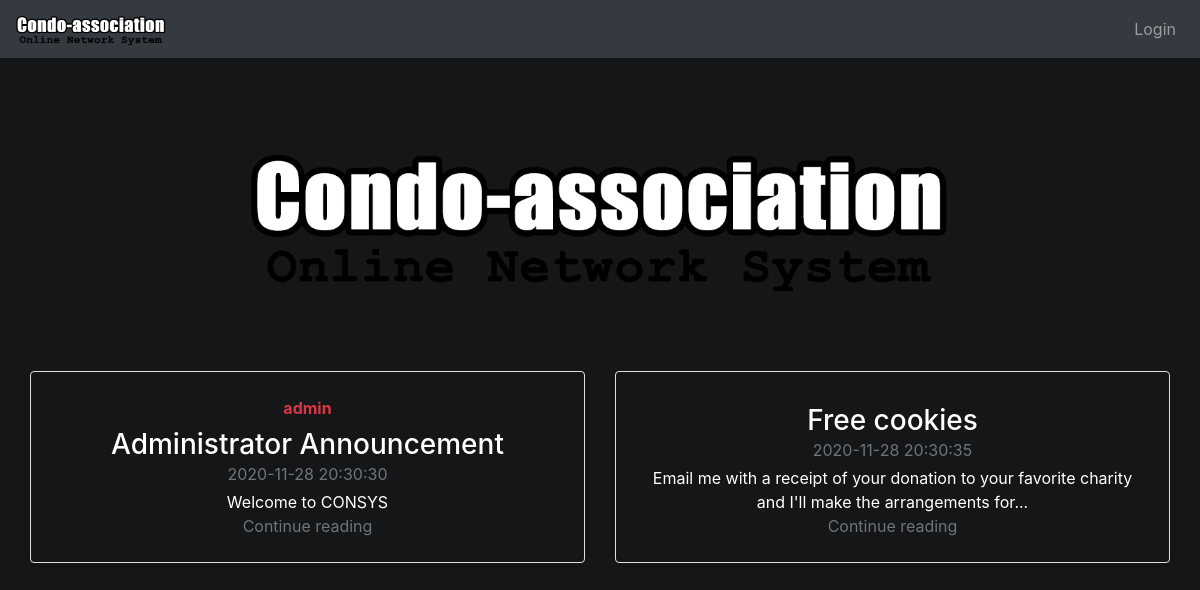
The page / on the database its author committed.
### tables this page shows
CREATE TABLE `posts` (
  `post_id` INT NOT NULL AUTO_INCREMENT,
  `user_id` INT NOT NULL,
  `post_date` DATETIME NOT NULL,
  `view_permission` VARCHAR(45) DEFAULT "public",
  `title` VARCHAR(45),
  `content` VARCHAR(1000),
  `image_id` VARCHAR(45) DEFAULT "none",  
  `is_announcement` INT(1) DEFAULT 0,  
  PRIMARY KEY (`post_id`),
  FOREIGN KEY (`user_id`) REFERENCES condo_owners(`user_id`) ON DELETE CASCADE
);

CREATE TABLE `condo_owners` (
  `user_id` INT NOT NULL AUTO_INCREMENT,
  `name` VARCHAR(45) NOT NULL,
  `email` VARCHAR(45) NOT NULL,
  `password` VARCHAR(255) NOT NULL, 
  `primary_address` VARCHAR(45) NOT NULL,
  `privilege` VARCHAR(45) NOT NULL,
  PRIMARY KEY (`user_id`)
);

### includes/config_inc.php (called while the page is built, shortened)
<?php
    $home_url = "index.php";
    $login_url = "login.php";
    $active_page = substr($_SERVER["SCRIPT_NAME"],strrpos($_SERVER["SCRIPT_NAME"],"/")+1);

### functions_inc.php (called while the page is built, shortened)
<?php
function fetch_user_by_id($conn, $uid) {
    $sql = "SELECT * FROM condo_owners WHERE user_id = ?;";
    $stmt = mysqli_stmt_init($conn);
    if(!mysqli_stmt_prepare($stmt, $sql)) {
        header("location: ../index.php?error=stmterror");
        exit();
    }
    mysqli_stmt_bind_param($stmt, "i", $uid);
    mysqli_stmt_execute($stmt);
    $query_result = mysqli_stmt_get_result($stmt);
    if ($row = mysqli_fetch_assoc($query_result)) {
        return $row;
    }
    else {
        return false;
    }
}

### includes/post_functions_inc.php (the view, shortened to what this page needs)
<?php
function print_posts_no_id($conn) {
    require_once "functions_inc.php";
    $sql = "SELECT * FROM posts ORDER BY is_announcement DESC, post_id DESC;";
    $query_result = mysqli_query($conn, $sql);
    echo '<div class="row mb-2 margin-top">';
    if($query_result) {
        while($row = mysqli_fetch_assoc($query_result)) {
            $content = $row["content"];
            if(strlen($content) > 100)
                $content = substr($content, 0, 100)."...";
            $user = fetch_user_by_id($conn, $row["user_id"]);
            $message_type = "primary";
            if($row["is_announcement"] == 1)
                $message_type = "danger";
            if(!isset($_SESSION["privilege"])) {
                if($row["view_permission"] != "public")
                    continue;
            }
            else {
                if($row["view_permission"] == "admin" && $_SESSION["privilege"] != "admin")
                    continue;
            }
            echo '
                <div class="col-md-6">
                    <div class="row no-gutters border rounded overflow-hidden flex-md-row mb-4 shadow-sm h-md-250 position-relative">
                        <div class="col p-4 d-flex flex-column position-static">
                            <strong class="d-inline-block mb-2 text-'. $message_type .'">'.$user["name"].'</strong>
                            <h3 class="mb-0">'. $row["title"] .'</h3>
                            <div class="mb-1 text-muted">'. $row["post_date"] .'</div>
                            <p class="card-text mb-auto">'. $content .'</p>
                            <a href="post.php?pid='. $row["post_id"] .'" class="stretched-link text-muted">Continue reading</a>
                        </div>
                    </div>
                </div>';
        }
    }
    echo '</div>';
}

### templates/header.php (shortened to what this page needs)
<?php
    require_once "includes/config_inc.php";
?>
<!DOCTYPE html>
<html lang="en">
<head>
    <link rel="stylesheet" href="https://cdn.jsdelivr.net/npm/bootstrap@4.5.3/dist/css/bootstrap.min.css">
    <link rel="stylesheet" href="css/style.css">
</head>
<body>
    <nav class="navbar navbar-expand-md bg-dark navbar-dark fixed-top">
        <a id="logo" class="navbar-brand" href="<?php echo $home_url ?>">
    <img src="uploads/logo.png" alt="Home" style="width:150px;height:30px;">
    </a>
        <div class="collapse navbar-collapse" id="collapsibleNavbar">
            <ul class="navbar-nav ml-auto">
                <li class="nav-item">
                <?php
                    if (isset($_SESSION["user_id"])) {
                        echo "<a class=\"nav-link ";
                            if(strpos($active_page, "email") !== false)
                                echo "active";
                        echo "\" href=\"{$email_url}\">Email</a>";
                        if ($_SESSION["privilege"] == "admin") {
                            echo "<li class=\"nav-item\"><a class=\"nav-link ";
                            if(strpos($active_page, "admin") !== false)
                                echo "active";
                            echo "\" href=\"{$admin_url}\">Admin</a></li>";
                        }
                        echo "<li class=\"nav-item\"><a class=\"nav-link ";
                            if($active_page == "{$settings_url}")
                                echo "active";
                            echo "\" href=\"{$settings_url}\">Settings</a></li>";
                        echo "<a class=\"nav-link ";
                            if($active_page == "profile.php")
                                echo "active";
                        echo "\" href=\"{$profile_url}?uid={$_SESSION["user_id"]}\" >Profile</a>";
                    }
                    else {
                        echo "<a class=\"nav-link ";
                            if($active_page == "{$login_url}")
                                echo "active";
                        echo "\" href=\"{$login_url}\">Login</a>";
                    }
                ?>
                </li>
            </ul>
        </div>
    </nav>
    <div class="container-fluid margin-top">

### index.php (shortened to what this page needs)
<?php
    include_once "templates/header.php";
?>
<div class="col-md-12 text-center">
    <h2>&nbsp </h2>
    <br>
    <img src="uploads/logo.png" alt="Condo Association Online Network System" style="width:700px;height:141px;">
    <?php
        require_once "includes/db_handler_inc.php";
        require_once "includes/post_functions_inc.php";
        if (isset($_SESSION["user_id"])){
            print_posts($conn,$_SESSION["user_id"]);
        }
        else{
        print_posts_no_id($conn);
        }
    ?>
</div>
<?php
    include_once "templates/footer.php";
?>

### templates/footer.php (shortened to what this page needs)
</div>
</body>
</html>

### css/style.css (style rules this page uses)
body { color: #fff; background-color: #151617; }
.margin-top { margin-top : 5rem; }

### rows shown on the page
posts: user.name "admin", title "Administrator Announcement", post_date "2020-11-28 20:30:30", content "Welcome to CONSYS"
posts: title "Free cookies", post_date "2020-11-28 20:30:35", content "Email me with a receipt of your donation to your favorite charity and I'll make the arrangements for..."
